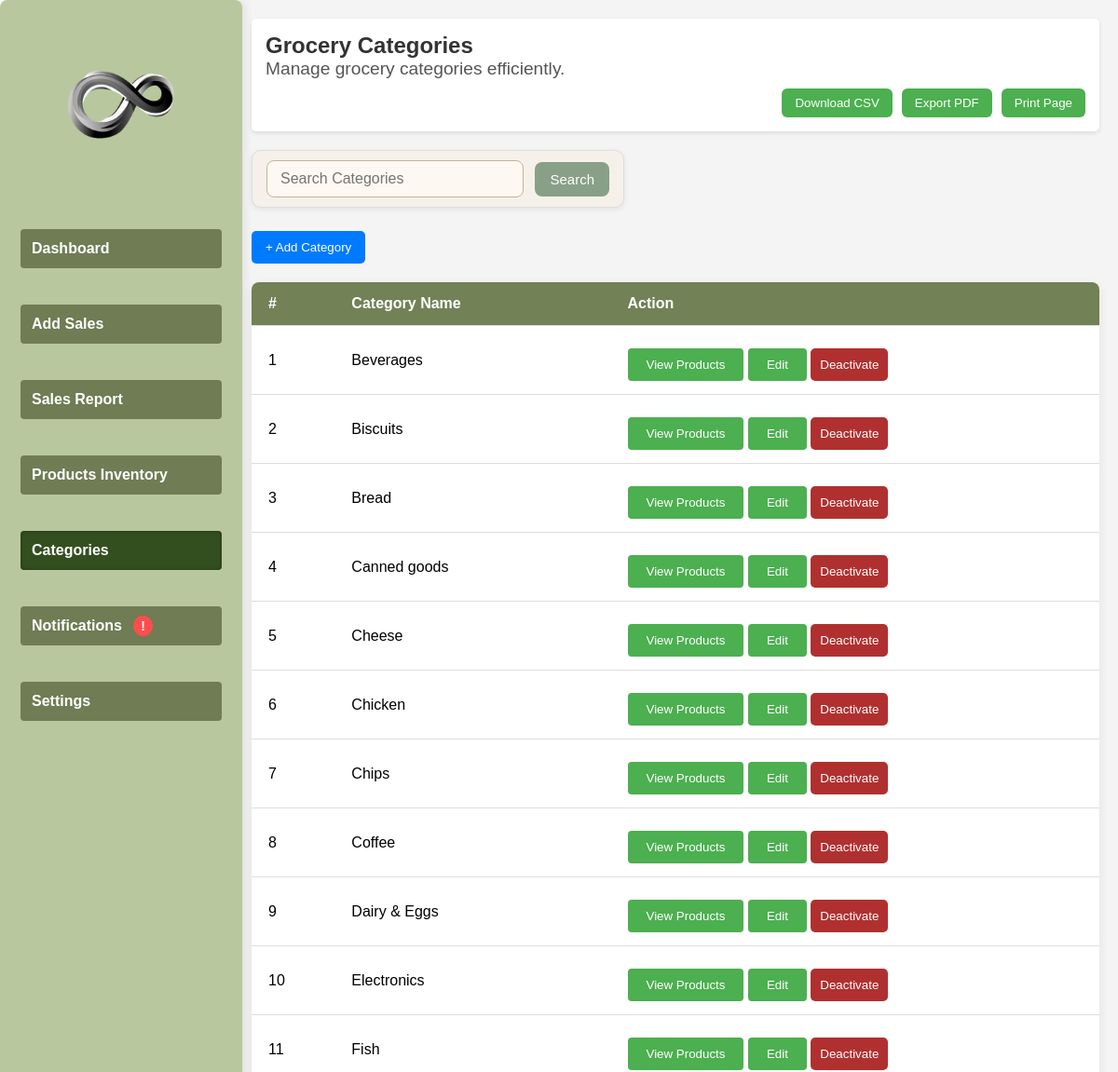
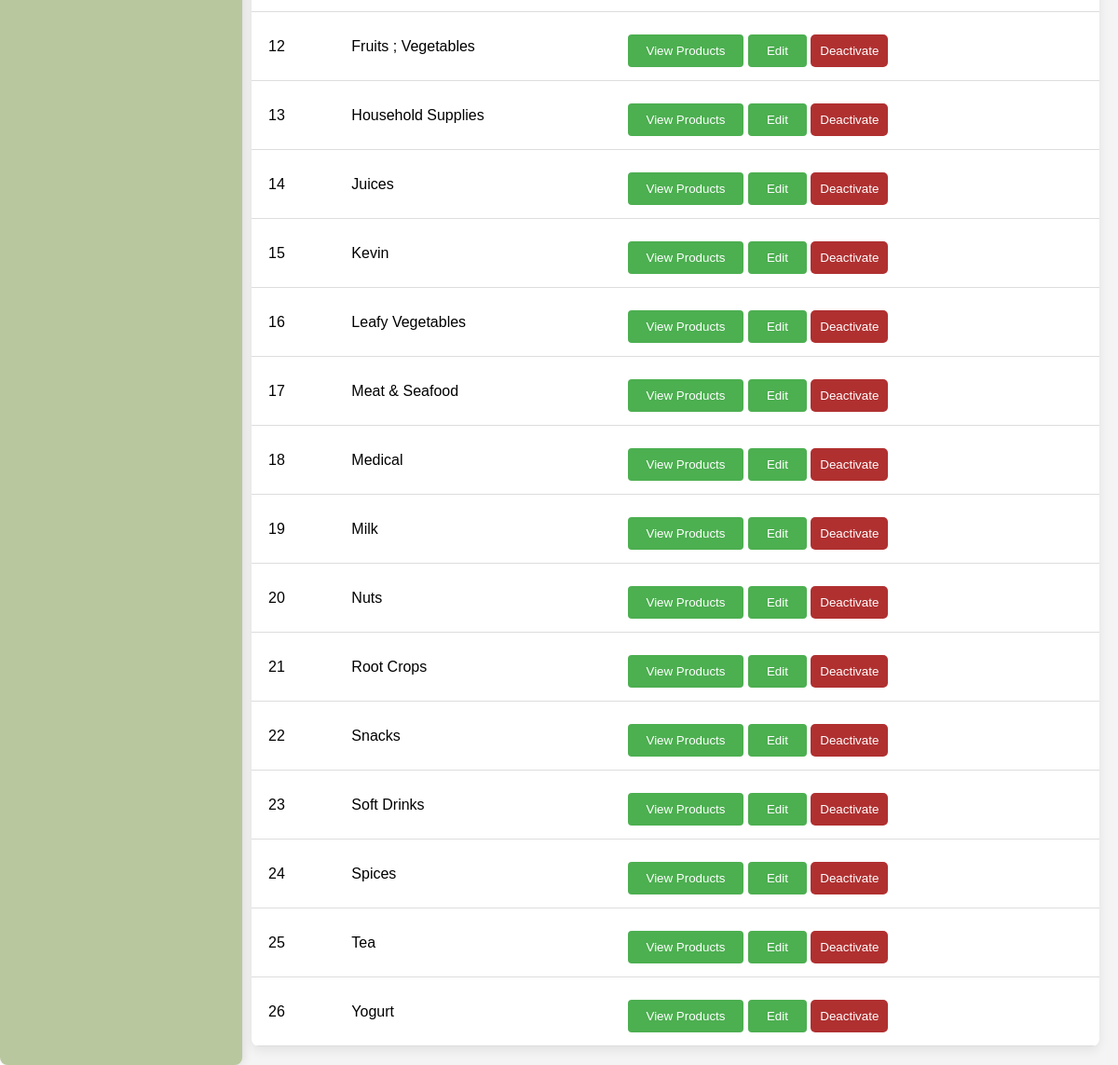
Screenshot of /Categories (signed in) with the database file from the repository (2 pictures, top to bottom).
### tables this page shows
CREATE TABLE `categories` (
  `id` int(11) NOT NULL AUTO_INCREMENT,
  `category_name` varchar(255) NOT NULL,
  `parent_id` int(11) DEFAULT NULL,
  `status` enum('active','inactive') DEFAULT 'active',
  `created_at` timestamp NOT NULL DEFAULT current_timestamp(),
  `updated_at` timestamp NOT NULL DEFAULT current_timestamp() ON UPDATE current_timestamp(),
  PRIMARY KEY (`id`),
  KEY `parent_id` (`parent_id`),
  CONSTRAINT `categories_ibfk_1` FOREIGN KEY (`parent_id`) REFERENCES `categories` (`id`) ON DELETE CASCADE
);

### controllers/CategoryController.php (called while the page is built, shortened)
<?php
require_once $_SERVER['DOCUMENT_ROOT'] . '/POSu/models/CategoryModel.php';
class CategoryController {
    private $categoryModel;
    public function __construct() {
        $this->categoryModel = new CategoryModel();
    }
    public function categories() {
        $categories = $this->categoryModel->getActiveCategories();
        require_once($_SERVER['DOCUMENT_ROOT'] . '/POSu/views/categories.php');
    }
    public function index() {
        return $this->categoryModel->getActiveCategories();
    }
}
?>

### models/CategoryModel.php (called while the page is built, shortened)
<?php
require_once $_SERVER['DOCUMENT_ROOT'] . '/POSu/database.php';
class CategoryModel {
    private $conn;
    public function __construct() {
        $database = new Database();
        $this->conn = $database->getConnection();
    }
    public function getActiveCategories() {
        $sql = "SELECT * FROM categories WHERE status = 'active' ORDER BY category_name ASC";
        $stmt = $this->conn->prepare($sql);
        $stmt->execute();
        return $stmt->fetchAll(PDO::FETCH_ASSOC);
    }
}
?>

### database.php (called while the page is built)
<?php
class Database {
    private static $host     = null;
    private static $dbname   = null;
    private static $username = null;
    private static $password = null;
    private static $port     = '3306';
    private static $conn     = null;
    public static function getConnection() {
        if (self::$conn === null) {
            self::$host     = getenv('MYSQLHOST')     ?: getenv('DB_HOST')     ?: 'localhost';
            self::$dbname   = getenv('MYSQLDATABASE') ?: getenv('DB_NAME')     ?: 'railway';
            self::$username = getenv('MYSQLUSER')     ?: getenv('DB_USER')     ?: 'root';
            self::$password = getenv('MYSQLPASSWORD') ?: getenv('DB_PASSWORD') ?: '';
            self::$port     = getenv('MYSQLPORT')     ?: getenv('DB_PORT')     ?: '3306';
            try {
                self::$conn = new PDO(
                    "mysql:host=" . self::$host . ";port=" . self::$port . ";dbname=" . self::$dbname,
                    self::$username,
                    self::$password
                );
                self::$conn->setAttribute(PDO::ATTR_ERRMODE, PDO::ERRMODE_EXCEPTION);
            } catch (PDOException $exception) {
                echo "Connection error: " . $exception->getMessage();
            }
        }
        return self::$conn;
    }
}
?>

### views/categories.php (the view, shortened to what this page needs)
<?php
require_once $_SERVER['DOCUMENT_ROOT'] . '/POSu/controllers/CategoryController.php';
$categoryController = new CategoryController();
$categories = $categoryController->index();
?>
<!DOCTYPE html>
<html lang="en">
<head>
<link rel="stylesheet" href="/POSu/styles/stylee.css">
<link rel="stylesheet" href="/POSu/styles/categories-style.css?v=<?= time(); ?>">
</head>
<body>
<div class="dashboard">
    <?php include $_SERVER['DOCUMENT_ROOT'] . '/POSu/includes/sidebar.php'; ?>
    <main class="main-content">
        <header class="header">
            <h1>Grocery Categories</h1>
            <p>Manage grocery categories efficiently.</p>
<div class="actions" style="display:flex; justify-content:flex-end; gap:10px; margin-top:10px;">
    <button class="btn-download" onclick="downloadFilteredCSV()">Download CSV</button>
    <button class="btn-download" onclick="exportCategoriesPDF()">Export PDF</button>
    <button class="btn-download" onclick="window.print()">Print Page</button>
</div>
        </header>
        <div class="top-bar">
            <div class="search-bar">
                <input type="text" id="searchInput" placeholder="Search Categories" oninput="searchCategories()">
                <button id="search-btn" onclick="searchCategories()">Search</button>
            </div>
            <?php if (isset($_SESSION['role']) && $_SESSION['role'] === 'admin'): ?>
                <button class="add-btn" onclick="openAddModal()">+ Add Category</button>
            <?php endif; ?>
        </div>
        <div class="categories-table">
            <table>
                <thead>
                    <tr>
                        <th>#</th>
                        <th>Category Name</th>
                        <th>Action</th>
                    </tr>
                </thead>
                <tbody>
                    <?php foreach ($categories as $index => $category): ?>
                        <tr data-category-name="<?= strtolower($category['category_name']); ?>">
                            <td><?= $index + 1; ?></td>
                            <td><?= htmlspecialchars($category['category_name']); ?></td>
                            <td>
                                <button class="save-btn" onclick="viewProducts('<?= htmlspecialchars($category['category_name'], ENT_QUOTES); ?>')">View Products</button>
                                <?php if (isset($_SESSION['role']) && $_SESSION['role'] === 'admin'): ?>
                                    <button class="save-btn" onclick="openEditModal(<?= $category['id']; ?>, '<?= htmlspecialchars($category['category_name'], ENT_QUOTES); ?>')">Edit</button>
                                    <form method="POST" action="/POSu/controllers/CategoryController.php" style="display:inline;" onsubmit="return confirm('Are you sure you want to deactivate this category?');">
                                        <button type="submit" class="cancel-btn">Deactivate</button>
                                    </form>
                                <?php endif; ?>
                            </td>
                        </tr>
                    <?php endforeach; ?>
                </tbody>
            </table>
        </div>
    </main>
</div>
</body>
</html>

### index.php (shortened to what this page needs)
<?php
$url = isset($_GET["url"])
    ? explode("/", filter_var(trim($_GET["url"], "/"), FILTER_SANITIZE_URL))
    : ["dashboard"];
require_once "controllers/CategoryController.php";
$categoryController = new CategoryController();
switch (strtolower($url[0])) {
    case "categories":
        $categoryController->categories();
        break;
}

### includes/sidebar.php (shortened to what this page needs)
<?php
$role = $_SESSION['role'] ?? 'cashier';
$current_page = basename($_SERVER['REQUEST_URI']);
function checkNotifications() {
    $nearExpiryCount = 3;
    $lowStockCount = 2;
    return ($nearExpiryCount > 0 || $lowStockCount > 0);
}
?>
<aside class="sidebar">
    <div class="sidebar-header">
        <a href="/POSu/dashboard" class="sidebar-brand">
            <img src="/POSu/images/logo.png" alt="Logo">
        </a>
    </div>
    <ul class="nav">
        <li><a class="nav-link <?= (strpos($current_page, 'dashboard') !== false) ? 'active' : '' ?>" href="/POSu/dashboard">Dashboard</a></li>
        <li><a class="nav-link <?= (strpos($current_page, 'ADD-SALES-PAGE') !== false) ? 'active' : '' ?>" href="/POSu/ADD-SALES-PAGE">Add Sales</a></li>
        <?php if ($role === 'admin'): ?>
            <li><a class="nav-link <?= (strpos($current_page, 'sales') !== false) ? 'active' : '' ?>" href="/POSu/sales">Sales Report</a></li>
        <?php endif; ?>
        <li><a class="nav-link <?= (strpos($current_page, 'products') !== false) ? 'active' : '' ?>" href="/POSu/products">Products Inventory</a></li>
        <li><a class="nav-link <?= (strpos($current_page, 'Categories') !== false) ? 'active' : '' ?>" href="/POSu/Categories">Categories</a></li>
        <li>
            <a class="nav-link <?= (strpos($current_page, 'notifications') !== false) ? 'active' : '' ?>" href="/POSu/views/notifications.php">
                Notifications
                <?php if (checkNotifications()): ?>
                    <span class="notification-badge">!</span>
                <?php endif; ?>
            </a>
        </li>
        <li><a class="nav-link <?= (strpos($current_page, 'settings') !== false) ? 'active' : '' ?>" href="/POSu/views/settings.php">Settings</a></li>
    </ul>
</aside>

### styles/stylee.css (style rules this page uses)
* { margin: 0; padding: 0; box-sizing: border-box; font-family: Arial, sans-serif; }
.dashboard { display: flex; height: 100vh; }
.main-content { flex-grow: 1; padding: 20px; background-color: #f4f7fc; }
.header h1 { font-size: 2.5em; color: #333; }
.header p { font-size: 1.2em; color: #555; }
.sidebar { width: 250px; height: 100vh; background: #222; color: white; padding: 20px; position: fixed; left: 0; top: 0; }
.sidebar ul { list-style: none; padding: 0; }
.sidebar ul li { padding: 12px; text-align: left; }
.sidebar ul li a { color: white; text-decoration: none; display: block; }
.main-content { margin-left: 250px; width: calc(100% - 250px); padding: 20px; background: #f4f4f4; min-height: 100vh; }
.header { background: #fff; padding: 15px; border-radius: 5px; box-shadow: 0 2px 5px rgba(0, 0, 0, 0.1); margin-bottom: 20px; }
.header h1 { color: #333; font-size: 24px; }
.add-btn { background: #007bff; color: white; border: none; padding: 10px 15px; border-radius: 5px; cursor: pointer; }
.search-bar { padding: 10px; width: 250px; border: 1px solid #ddd; border-radius: 5px; }
table { width: 100%; border-collapse: collapse; background: white; }
table th, table td { padding: 10px; text-align: left; border-bottom: 1px solid #ddd; }
table th { background: #007bff; color: white; }
.save-btn, .cancel-btn { padding: 10px 15px; border: none; cursor: pointer; border-radius: 5px; margin-top: 10px; }
.save-btn { background: #28a745; color: white; }
.cancel-btn { background: #dc3545; color: white; }
.btn-download { background-color: #4CAF50; color: white; border: none; padding: 8px 14px; border-radius: 6px; cursor: pointer; transition: background 0.3s; }

### styles/categories-style.css (style rules this page uses)
.main-content { flex-grow: 1; padding: 20px; overflow-y: auto; margin-left: 250px; }
.dashboard { display: flex; height: 100vh; align-items: flex-start; }
.sidebar { width: 250px; background: #d9b99b; color: #5a4638; padding: 20px; position: fixed; left: 0; top: 0; height: 100%; display: flex; flex-direction: column; transition: 0.3s; }
.save-btn { background: #8da888; color: white; padding: 10px; border-radius: 5px; cursor: pointer; transition: 0.3s; border: none; }
.cancel-btn { background: #b03030; color: white; padding: 10px; border-radius: 5px; cursor: pointer; transition: 0.3s; border: none; }
.search-bar { display: flex; align-items: stretch; gap: 10px; margin-bottom: 20px; padding: 8px 12px; border-radius: 12px; max-width: 400px; width: 100%; }
.search-bar input { padding: 8px 12px; border-radius: 5px; border: 1px solid #c89f78; background: #e8d9c6; }
.search-bar button { padding: 8px 12px; background-color: #8da888; color: white; border: none; cursor: pointer; border-radius: 8px; font-size: 14px; }
.categories-table table { width: 100%; border-collapse: collapse; margin-top: 20px; background-color: #fff; box-shadow: 0 4px 12px rgba(0,0,0,0.08); border-radius: 8px; overflow: hidden; }
.categories-table th, .categories-table td { padding: 14px 18px; border-bottom: 1px solid #ddd; text-align: left; }
.categories-table th { background-color: #728156; color: #fff; }
.search-bar { display: flex; align-items: center; gap: 12px; margin-bottom: 25px; background-color: #f5f1ea; padding: 10px 15px; border-radius: 10px; box-shadow: 0 2px 6px rgba(0, 0, 0, 0.08); }
.search-bar input[type="text"], .search-bar input[type="search"] { flex: 1; padding: 10px 14px; border-radius: 8px; border: 1px solid #c2b49b; background-color: #fdf8f1; font-size: 16px; outline: none; transition: 0.3s border-color ease; }
.search-bar button { padding: 10px 16px; background-color: #88a087; color: #fff; font-weight: 500; font-size: 15px; border: none; border-radius: 8px; cursor: pointer; transition: background-color 0.3s ease; }
.save-btn { padding: 10px 20px; background-color: #4CAF50; color: white; border: none; cursor: pointer; border-radius: 4px; text-align: center; }

### views/categories.php (style rules this page uses)
.btn-download { background-color: #4CAF50; color: white; border: none; padding: 8px 14px; border-radius: 6px; cursor: pointer; transition: background 0.3s; }

### rows the page displays
categories: category_name "Beverages"
categories: category_name "Biscuits"
categories: category_name "Bread"
categories: category_name "Canned goods"
categories: category_name "Cheese"
categories: category_name "Chicken"
categories: category_name "Chips"
categories: category_name "Coffee"
categories: category_name "Dairy & Eggs"
categories: category_name "Electronics"
categories: category_name "Fish"
categories: category_name "Fruits ; Vegetables"
categories: category_name "Household Supplies"
categories: category_name "Juices"
categories: category_name "Kevin"
categories: category_name "Leafy Vegetables"
categories: category_name "Meat & Seafood"
categories: category_name "Medical"
categories: category_name "Milk"
categories: category_name "Nuts"
categories: category_name "Root Crops"
categories: category_name "Snacks"
categories: category_name "Soft Drinks"
categories: category_name "Spices"
categories: category_name "Tea"
categories: category_name "Yogurt"
